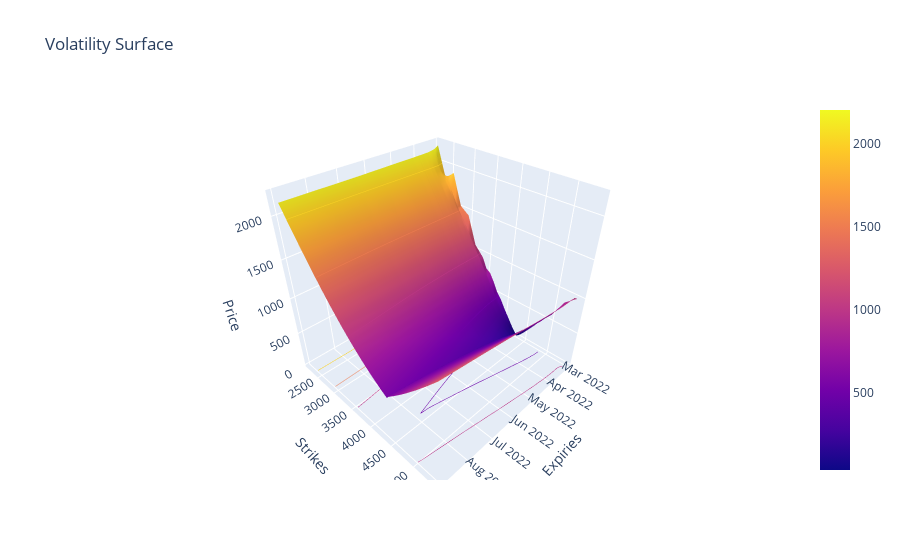
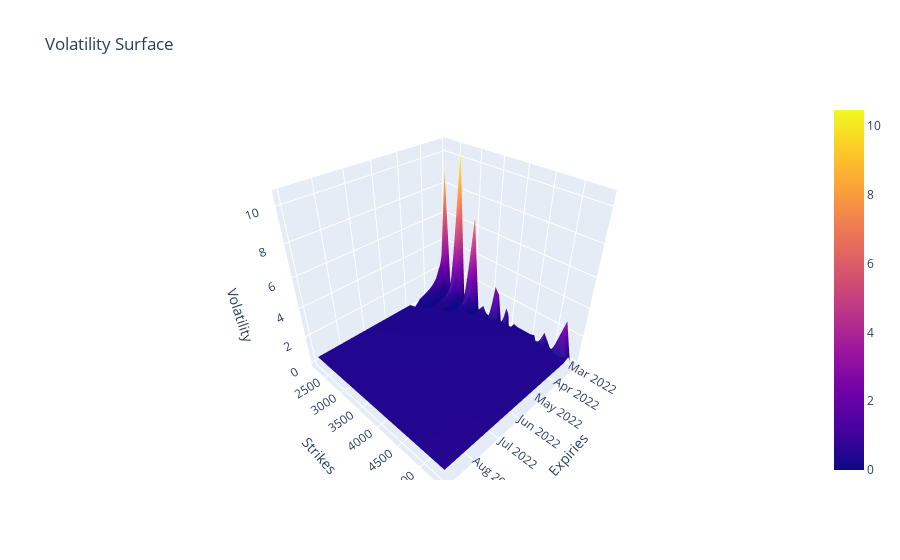

The notebook cell saved with these charts, in order:
### Code cell
from stochastic_volatility_models.visualisations.volatility_surface import plot_volatility_surface

fig = plot_volatility_surface(
	time=time,
	volatility_surface=spx_vs,
	quantity_method="model_price",
	model=model,
	plot_parameters={"moneyness": False, "time_to_expiry": False, "log_moneyness": False, "mid_price": True},
	out_the_money=False,
)
fig.show()


fig = plot_volatility_surface(
	time=time,
	volatility_surface=spx_vs,
	quantity_method="model_pricing_implied_volatility",
	pricing_model=PricingModel(),
	model=model,
	plot_parameters={"moneyness": False, "time_to_expiry": False, "log_moneyness": False, "mid_price": True},
	out_the_money=False,
)
fig.show()

### Figure 1 — Plotly figure (JSON) as saved in the notebook; plotly's stock layout.template omitted (floating-point values rounded to 4 significant figures; data arrays with more than 128 entries replaced by an {"elided": "..."} marker saying what was removed)
{"data": [{"contours": {"z": {"highlightcolor": "limegreen", "project": {"z": true}, "show": true, "usecolormap": true}}, "type": "surface", "x": ["2022-03-04", "2022-03-09", "2022-03-11", "2022-03-18", "2022-03-23", "2022-03-25", "2022-03-30", "2022-03-31", "2022-04-01", "2022-04-08", "2022-04-14", "2022-04-22", "2022-04-29", "2022-05-20", "2022-05-31", "2022-06-17", "2022-06-30", "2022-07-15", "2022-07-29", "2022-08-31"], "y": [2200, 2400, 2600, 2800, 3000, 3200, 3400, 3500, 3600, 3700, 3800, 3850, 3900, 3950, 3975, 4000, 4025, 4040, 4050, 4060, 4070, 4075, 4080, 4090, 4100, 4110, 4120, 4125, 4130, 4140, 4150, 4160, 4170, 4175, 4180, 4190, 4200, 4210, 4220, 4225, 4230, 4240, 4250, 4260, 4270, 4275, 4280, 4290, 4300, 4310, 4320, 4325, 4330, 4340, 4350, 4360, 4370, 4375, 4380, 4390, 4400, 4410, 4420, 4425, 4430, 4440, 4450, 4460, 4470, 4475, 4480, 4490, 4500, 4510, 4525, 4550, 4600, 4650, 4700, 4800, 5000, 5200, 5400], "z": {"elided": "83x20 float values"}}], "layout": {"scene": {"aspectmode": "cube", "xaxis": {"title": {"text": "Expiries"}}, "yaxis": {"title": {"text": "Strikes"}}, "zaxis": {"title": {"text": "Price"}}}, "title": {"text": "Volatility Surface"}}}

### Figure 2 — Plotly figure (JSON) as saved in the notebook; plotly's stock layout.template omitted (floating-point values rounded to 4 significant figures; data arrays with more than 128 entries replaced by an {"elided": "..."} marker saying what was removed)
{"data": [{"contours": {"z": {"highlightcolor": "limegreen", "project": {"z": true}, "show": true, "usecolormap": true}}, "type": "surface", "x": ["2022-03-04", "2022-03-09", "2022-03-11", "2022-03-18", "2022-03-23", "2022-03-25", "2022-03-30", "2022-03-31", "2022-04-01", "2022-04-08", "2022-04-14", "2022-04-22", "2022-04-29", "2022-05-20", "2022-05-31", "2022-06-17", "2022-06-30", "2022-07-15", "2022-07-29", "2022-08-31"], "y": [2200, 2400, 2600, 2800, 3000, 3200, 3400, 3500, 3600, 3700, 3800, 3850, 3900, 3950, 3975, 4000, 4025, 4040, 4050, 4060, 4070, 4075, 4080, 4090, 4100, 4110, 4120, 4125, 4130, 4140, 4150, 4160, 4170, 4175, 4180, 4190, 4200, 4210, 4220, 4225, 4230, 4240, 4250, 4260, 4270, 4275, 4280, 4290, 4300, 4310, 4320, 4325, 4330, 4340, 4350, 4360, 4370, 4375, 4380, 4390, 4400, 4410, 4420, 4425, 4430, 4440, 4450, 4460, 4470, 4475, 4480, 4490, 4500, 4510, 4525, 4550, 4600, 4650, 4700, 4800, 5000, 5200, 5400], "z": {"elided": "83x20 float values"}}], "layout": {"scene": {"aspectmode": "cube", "xaxis": {"title": {"text": "Expiries"}}, "yaxis": {"title": {"text": "Strikes"}}, "zaxis": {"title": {"text": "Volatility"}}}, "title": {"text": "Volatility Surface"}}}
